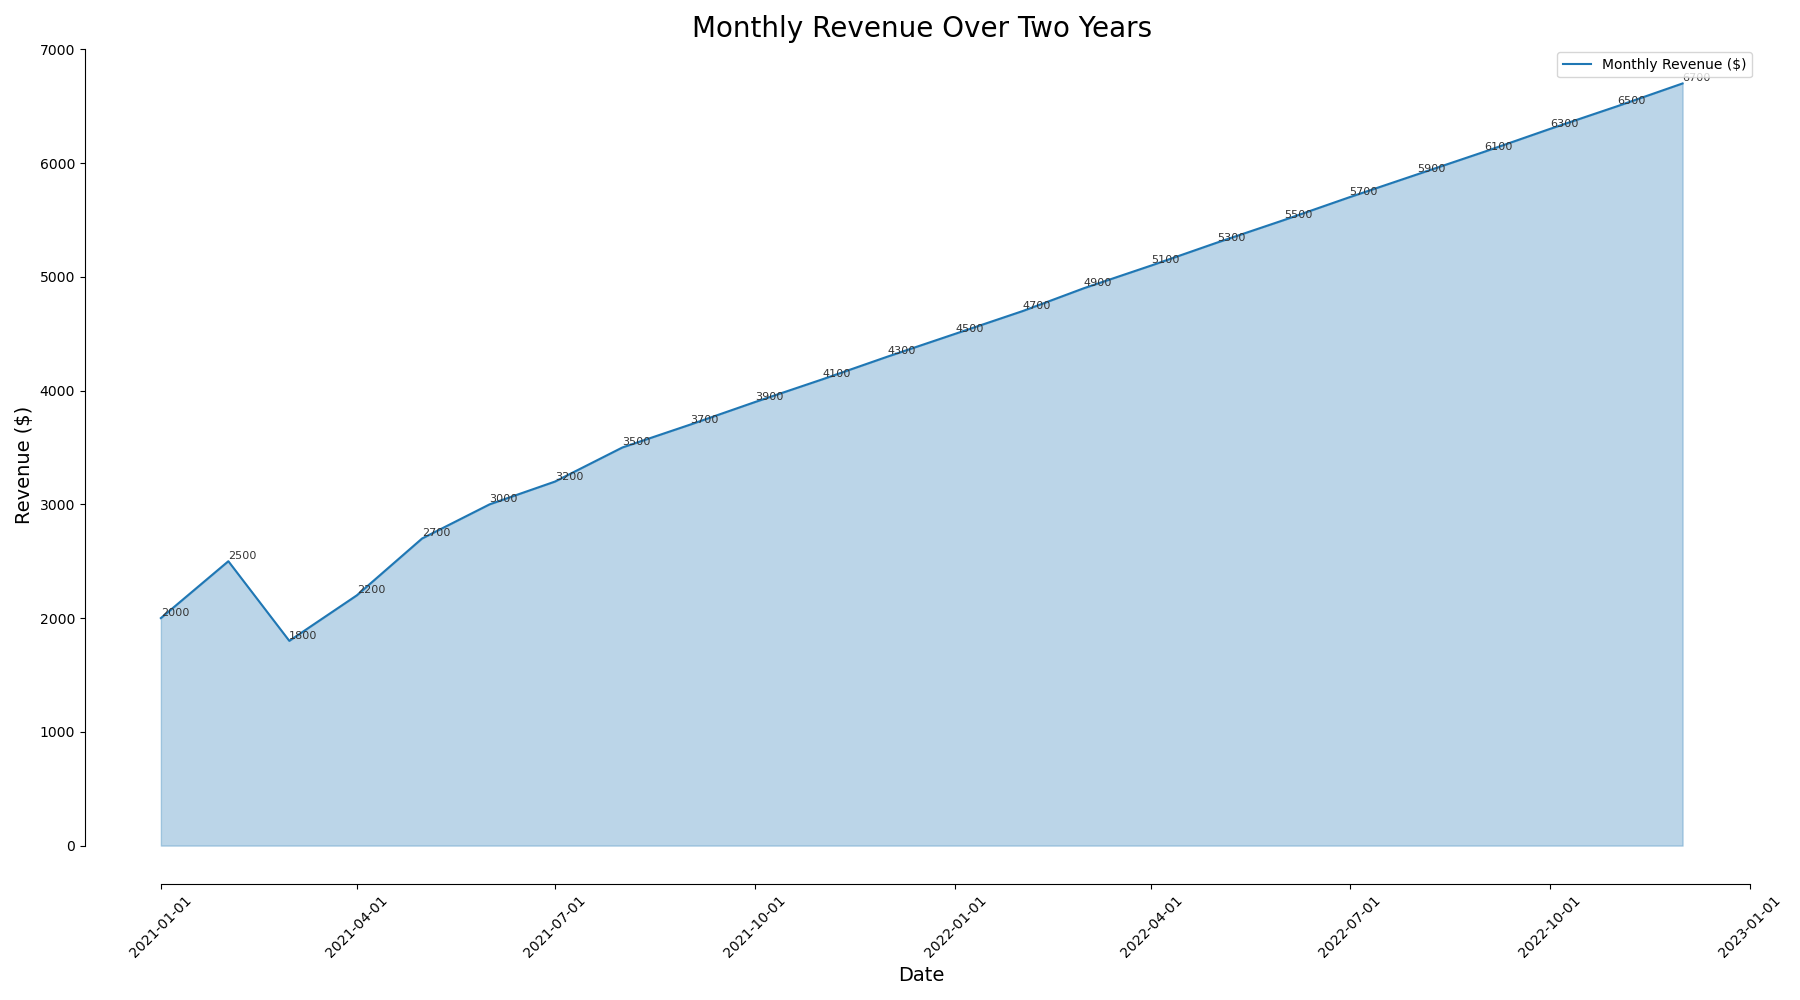

Write the Python code that produced this figure.

import seaborn as sns
import pandas as pd
import matplotlib.pyplot as plt

data = {
    'Date': ['2021-01-01', '2021-02-01', '2021-03-01', '2021-04-01', '2021-05-01',
             '2021-06-01', '2021-07-01', '2021-08-01', '2021-09-01', '2021-10-01',
             '2021-11-01', '2021-12-01', '2022-01-01', '2022-02-01', '2022-03-01',
             '2022-04-01', '2022-05-01', '2022-06-01', '2022-07-01', '2022-08-01',
             '2022-09-01', '2022-10-01', '2022-11-01', '2022-12-01'],
    'Revenue': [2000, 2500, 1800, 2200, 2700, 3000, 3200, 3500, 3700, 3900, 4100, 4300,
                4500, 4700, 4900, 5100, 5300, 5500, 5700, 5900, 6100, 6300, 6500, 6700]
}

df = pd.DataFrame(data)
df['Date'] = pd.to_datetime(df['Date'])

plt.figure(figsize=(18, 10))
ax = sns.lineplot(x='Date', y='Revenue', data=df, color='#1F77B4', label='Monthly Revenue ($)')
ax.fill_between(df['Date'], df['Revenue'], color='#1F77B4', alpha=0.3)

for index, value in df.iterrows():
    ax.text(value['Date'], value['Revenue'], str(value['Revenue']), verticalalignment='bottom',
            horizontalalignment='left', color='#333333', fontsize=8)

plt.title('Monthly Revenue Over Two Years', fontsize=20)
plt.xlabel('Date', fontsize=14)
plt.ylabel('Revenue ($)', fontsize=14)
sns.despine(trim=True)

plt.xticks(rotation=45)
plt.tight_layout()
plt.show()
